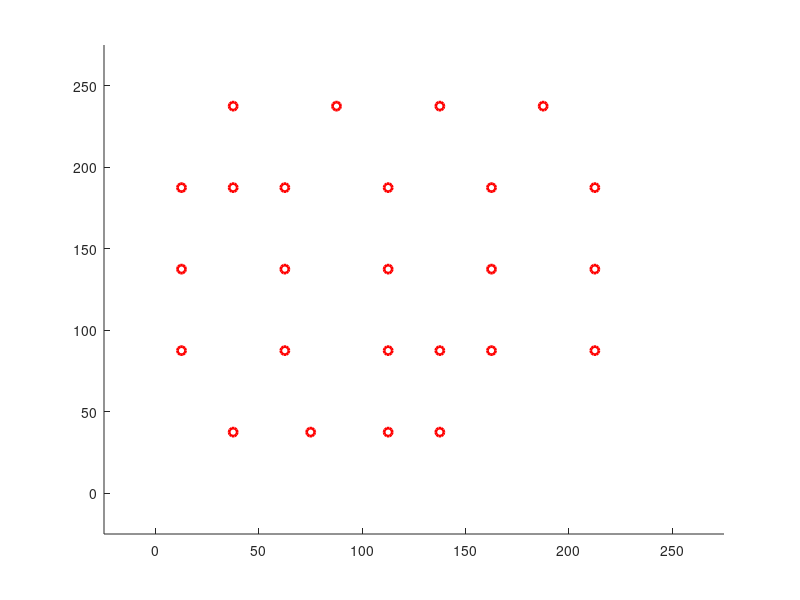

This figure's MATLAB source: (Note: this script raises an error after producing the figure.)
%% Variable Setup
grid_size = [10 10];
grid_w = 25;
max_step = 20000;
tol_wp = 20;
tol_transform = pi/50;
Dy_angv_transform = pi/8;
tol_heading = pi/7;

cvg_sample_side = [20 20];

Algorithm = 'square_waypoint';
Serial_port = 'COM12';
baudrate = 9600;

is_heading_correction = false;
is_coverage_map = false;
is_calculate_coverage = true;
is_wp_disappear_upon_reach = true;
is_grid_on = true;
is_xbee_on = false;
is_fixed_offset = true;
is_streaming_on = false;


fixed_offset = [37.5-17.7 37.5-12.9];
starting_grid = [1 2];
robot_weight = [1.5 1.5 1.5 1.5];
robot_Form = 1;

time_interval = 50;

max_pos_initialize = 5;

%% Variable initialization


heading = zeros(4, max_step);
heading(:, 1) = [0 0 pi pi];

time_pause = time_interval/100;

pos_uwb_offset = [0 0];
pos_uwb_raw =  zeros(2, max_step);
pos_uwb = zeros(2, max_step);

pos_center = zeros(4, 2, max_step);

if (is_streaming_on)
    pos_uwb_offset = fixed_offset;
end


prev_char_command = 'S';

Grid_setup = zeros(grid_size(1),  grid_size(2));
Grid_current =  zeros(grid_size(1),  grid_size(2), max_step);
Grid_visited =  zeros(grid_size(1),  grid_size(2), max_step);

Dy_force = zeros(4, 2, max_step);
Dy_a = zeros(4, 2, max_step);
Dy_v = zeros(4, 2, max_step);

Wp = [];
wp_current = 1;
Circle_Wp = [];

is_rotating = false;

Line_Robot = [];
Line_Robot_area = [];
Line_Border = [];
loc_center = [0 0];

RobotShapes = [0 0 0 0 ;
                        0 0 pi pi;
                        0 0 0 -pi;
                        -pi 0 0 0;
                        -pi 0 0 -pi;
                        -pi/2 0 pi 0;
                        -pi/2 0 pi pi/2];
                    
char_command = '';
Cvg = [];
count_cvg_point = 0;
cvg_sample_w = grid_w*[grid_size(1)/cvg_sample_side(1) grid_size(2)/cvg_sample_side(2)];
grid_dhw = sqrt(2) / 2 * grid_w;

count_pos_initialize = 0;
is_pos_initialized = false;
pos_initial = [];

if (is_xbee_on)
    delete(instrfindall);
    arduino = serial(Serial_port,'BaudRate',baudrate);
    fopen(arduino);
end

for idxx = 1:(cvg_sample_side(2)+1)
    for idxy = 1:(cvg_sample_side(1)+1)
        Cvg = [Cvg; cvg_sample_w(1)*(idxy-1) cvg_sample_w(2)*(idxx-1) 0];
    end
end

    for idx = 1: 10
        if (idx == 1)
                Wp = [Wp; 1.5*grid_w  (idx+0.5)*grid_w 2];
                Wp = [Wp; (1.5+(grid_size(2)-4)*1/4.0)*grid_w  (idx+0.5)*grid_w 2];
                Wp = [Wp; (1.5+(grid_size(2)-4)*2/4.0)*grid_w  (idx+0.5)*grid_w 2];
        end
        if (idx == 2)
            Wp = [Wp; (grid_size(2) - 4.5)*grid_w  1.5*grid_w 2];
        end
        
        if (idx == 3)
            Wp = [Wp; (grid_size(2) - 4.5)*grid_w  3.5*grid_w 2];
        end
        
        if (idx == 4 || idx == 6)
            Wp = [Wp; (grid_size(2) - 1.5)*grid_w (idx*2-4.5)*grid_w 2];
            Wp = [Wp; (grid_size(2) - 1.5 - (grid_size(2)-2)*1/4.0)*grid_w  (idx*2-4.5)*grid_w 2];
            Wp = [Wp; (grid_size(2) - 1.5 - (grid_size(2)-2)*2/4.0)*grid_w  (idx*2-4.5)*grid_w 2];
            Wp = [Wp; (grid_size(2) - 1.5 - (grid_size(2)-2)*3/4.0)*grid_w  (idx*2-4.5)*grid_w 2];
            Wp = [Wp; (grid_size(2) - 1.5 - (grid_size(2)-2)*4/4.0)*grid_w  (idx*2-4.5)*grid_w 2];
        end
        
        if (idx == 5)
            Wp = [Wp; (grid_size(2) - 1.5 - (grid_size(2)-2)*4/4.0)*grid_w  (idx*2-4.5)*grid_w 2];
            Wp = [Wp; (grid_size(2) - 1.5 - (grid_size(2)-2)*3/4.0)*grid_w  (idx*2-4.5)*grid_w 2];
            Wp = [Wp; (grid_size(2) - 1.5 - (grid_size(2)-2)*2/4.0)*grid_w  (idx*2-4.5)*grid_w 2];
            Wp = [Wp; (grid_size(2) - 1.5 - (grid_size(2)-2)*1/4.0)*grid_w  (idx*2-4.5)*grid_w 2];
            Wp = [Wp; (grid_size(2) - 1.5)*grid_w (idx*2-4.5)*grid_w 2];
        end
        
        if (idx == 6)
            Wp = [Wp; 1.5*grid_w 7.5*grid_w 2];
        end
        
        if (idx == 7)
            Wp = [Wp; 1.5*grid_w 9.5*grid_w 2];
            Wp = [Wp; 3.5*grid_w 9.5*grid_w 2];
            Wp = [Wp; 5.5*grid_w 9.5*grid_w 2];
            Wp = [Wp; 7.5*grid_w 9.5*grid_w 2];
        end
    end

%% DRAW MAP
figure(1)
axis([-grid_w grid_w*(grid_size(1)+1) -grid_w grid_w*(grid_size(2)+1)])
hold on

 % Draw Waypoints
for idx = 1: size(Wp,1)
    Circle_Wp(idx) = plot(Wp(idx, 1), Wp(idx, 2),'Color', 'r', 'LineWidth', 2, 'Marker', 'o');
end
txt_endLine = [0 0];
txt_endLine_last = [0 0];

%% Square Waypoint  (SW)

if ( strcmp( Algorithm, 'square_waypoint'))
    
    % Algorithm Setup
    occup_start = [2 1; 1 1; 1 2; 2 2];
    
    for idx = 1: 4
        Grid_current( occup_start( idx, 1), occup_start( idx, 2), 1) = idx ;
        Grid_visited( occup_start( idx, 1), occup_start( idx, 2), 1) = 1;
    end 
    pos_uwb_raw(:, 1) = pos_uwb_offset;
    pos_uwb(:, 1) = pos_uwb_raw(:, 1);

    % Algorithm Main Loop
    for step = 1:max_step
        
        % Pause function
        pause(time_pause);
           
        % Robot Dynamics
        
        %for robidx = 1:4
        %Dy_v(:, :, step) = robotMovement(char_command, heading, 2);
            %Dy_force(robidx, :, step) = (Wp(wp_current, :) - pos_uwb(:,step).') / 250;
            %Dy_a(robidx, :, step) = Dy_force(robidx, :, step)  / robot_weight(robidx);
            %Dy_v(robidx, :, step+1) = Dy_v(robidx, :, step) + Dy_a(robidx, :, step) * time_interval;
        %end
       
        %pos_uwb(:, step)  
        %Wp(wp_current, :) 
        %norm(pos_uwb(:, step) - Wp(wp_current, :))

        
        % streaming input
        
        if (is_streaming_on)
            
            fid = fopen('C:\Marvelmind\dashboard\logs\TestLog.txt','rt');
            txt_Streaming = textscan(fid, '%f %f %f %f %f %f %f %f %f %f %f %f %f %f %f', 'delimiter', ',','collectoutput',true...
                  , 'HeaderLines', 3);
            txt_Streaming=txt_Streaming{1};
            fclose(fid);
            txt_rows=size(txt_Streaming,1);
            txt_endLine = txt_Streaming(end, 5:6);
            %txt_endLine = [txt_endLine(1)*100  txt_endLine(2)*100] - pos_uwb_offset;
            if (is_fixed_offset) 
                txt_endLine;
                txt_endLine = txt_endLine*100 + fixed_offset;
            end
            if (~is_pos_initialized && (txt_endLine(1) ~= 0 &&  ~isnan(txt_endLine(1))  &&  txt_endLine(2) ~= 0 &&  ~isnan(txt_endLine(2))))
                if (txt_endLine(1) < 1000 && txt_endLine(2) < 1000)
                    count_pos_initialize = count_pos_initialize+1;
                    pos_initial = [pos_initial; txt_endLine];
                    if count_pos_initialize >= max_pos_initialize
                        txt_endLine_last = mean(pos_initial);
                        is_pos_initialized = true;
                        disp('Position initialized!');
                        pos_uwb_offset = txt_endLine_last - starting_grid * grid_w;
                        txt_endLine_last = starting_grid * grid_w;
                    end
                    pos_uwb(:, step+1) = pos_uwb(:, step);
                end
            elseif  (is_pos_initialized && txt_endLine(1) ~= 0 &&  ~isnan(txt_endLine(1))  &&  txt_endLine(2) ~= 0 &&  ~isnan(txt_endLine(2)) )
                if (txt_endLine_last(1) ~= txt_endLine(1) || txt_endLine_last(2) ~= txt_endLine(2)) 
                    %txt_endLine_last
                    %txt_endLine
                    if norm(txt_endLine_last - txt_endLine) < 50
                        line([txt_endLine_last(1) txt_endLine(1)], [txt_endLine_last(2) txt_endLine(2)]);
                        txt_endLine_last = txt_endLine;
                        pos_uwb(:, step+1) = txt_endLine_last.'*0.8 + 0.2*pos_uwb(:, step);
                    else
                        pos_uwb(:, step+1) = pos_uwb(:, step);
                    end
                else
                    pos_uwb(:, step+1) = pos_uwb(:, step);
                end
            else
                 pos_uwb(:, step+1) = pos_uwb(:, step);
            end
        end
        
        if(norm(pos_uwb(:, step).' - Wp(wp_current, 1:2)) < tol_wp )
            if (is_wp_disappear_upon_reach)
                delete(Circle_Wp(wp_current));
            end
            wp_current = wp_current + 1;
        end
        
        is_require_transform = false;
        for rbtidx = 1:4
            if abs(heading(rbtidx) - RobotShapes(Wp(wp_current, 3),rbtidx)) > tol_transform
                is_require_transform = true;
            end
        end
        
        if (robot_Form ~= Wp(wp_current, 3) && is_require_transform)
            is_transforming = true;
        else 
            robot_Form = Wp(wp_current, 3);
            is_transforming = false;
        end
        
        if (~is_pos_initialized && is_streaming_on)
            pos_uwb(:, step+1) = pos_uwb(:, step);
        elseif (is_transforming)
            heading = robotTransformation(Wp(wp_current, 3), heading, RobotShapes, tol_transform, Dy_angv_transform);
            pos_uwb(:, step+1) = pos_uwb(:, step);
        elseif (heading(2) > tol_heading && is_heading_correction ) 
            [Dy_v(:, :, step), heading] = robotMovement('l', heading, 0);
            pos_uwb(:, step+1) = pos_uwb(:, step);
        elseif (heading(2) < - tol_heading && is_heading_correction) 
            [Dy_v(:, :, step), heading]  = robotMovement('r', heading, 0);
            pos_uwb(:, step+1) = pos_uwb(:, step);
        else
            %TODO: U
             if abs(Wp(wp_current, 1) - pos_uwb(1,step)) > abs(Wp(wp_current, 2) - pos_uwb(2,step)) 
                if Wp(wp_current, 1) - pos_uwb(1, step) > 0
                    char_command = 'R';
                else
                    char_command = 'L';
                end
            else
                if Wp(wp_current, 2) - pos_uwb(2,step) > 0
                    char_command = 'F';
                else
                    char_command = 'B';
                end
             end
            
            %[Dy_v(:, :, step), heading]  = robotMovement(char_command, heading, 2);
            
            if (~is_streaming_on)
                [Dy_v(:, :, step), heading]  = robotMovement(char_command, heading, 2);
                pos_uwb(:, step+1) = Dy_v(2, :, step).' * time_interval+...
                                            0.2* (pos_uwb(:, step) + rand * 10 - 5) + 0.8* pos_uwb(:, step);
            end
            
            %pos_uwb(:, step+1) = Dy_v(2, :, step).' * time_interval+...
           %                                 0.2* (pos_uwb(:, step) + rand * 10 - 5) + 0.8* pos_uwb(:, step);
           % for rbtidx = 1:4
           %     heading(rbtidx) = 0.6 * heading(rbtidx) + 0.4 * (rand - 0.5) * 0.1 ;
           % end
           %heading(2) = 0.6 * heading(2) + 0.4 * (rand - 0.5)  ;
           %heading(1) = heading(2);
           %heading(3) = heading(2);
           %heading(4) = heading(2);
        end
        
        %pos_uwb(:, step)
        % Robot Commands
        %char_command
        
        char_command
        
        if (is_xbee_on)
            if (char_command~= char(prev_char_command))
                writedata = char(char_command);
                fwrite(arduino,writedata,'char');
                disp('sending:' + char_command);
                prev_char_command = char_command;
            end
        end
        %readData = fscanf(arduino, '%c', 1)
        
        
        % update uwb here
        %pos_uwb(1, step+1) = pos_uwb(1, step) + (1+ 0.1* step)* sin(step / 5);
        %pos_uwb(2, step+1) = pos_uwb(2, step) + (1+ 0.08* step)* cos(step / 5);
        
        % calibrate pos here
        pos_x = pos_uwb(1,step);
        pos_nx = pos_uwb(1, step+1);
        pos_y = pos_uwb(2,step);
        pos_ny = pos_uwb(2, step+1);
        
        
        % remove previous robot line plot
        if (~isempty(Line_Robot))
            delete(Line_Robot)
        end
        Line_Robot = [];
        Line_Border = [];
        
        % Draw Robot
        
        pos_center(2,:, step) = [pos_x pos_y];
        pos_center(1,:, step) =  pos_center(2,:,step) + grid_dhw* ...
                                   [sin(pi/4 - heading(2))-cos(pi/4 - heading(1)) ...
                                    -cos(pi/4 - heading(2))-sin(pi/4 - heading(1))];
        pos_center(3,:, step) =  pos_center(2,:,step) + grid_dhw* ...
                                   [cos(pi/4 - heading(2))+sin(heading(3) - pi/4) ...
                                    sin(pi/4 - heading(2))+cos(heading(3) - pi/4)];
        pos_center(4,:, step) =  pos_center(3,:,step) + grid_dhw* ...
                                   [sin(-pi/4 + heading(3))+sin(pi/4 + heading(4)) ...
                                    cos(-pi/4 + heading(3))+cos(pi/4 + heading(4))]; 
        
        pos_center(2,:, step+1) = [pos_nx pos_ny];
        pos_center(1,:, step+1) =  pos_center(2,:, step+1) + grid_dhw* ...
                                   [sin(pi/4 - heading(2))-cos(pi/4 - heading(1)) ...
                                    -cos(pi/4 - heading(2))-sin(pi/4 - heading(1))];
        pos_center(3,:, step+1) =  pos_center(2,:, step+1) + grid_dhw* ...
                                   [cos(pi/4 - heading(2))+sin(heading(3) - pi/4) ...
                                    sin(pi/4 - heading(2))+cos(heading(3) - pi/4)];
        pos_center(4,:, step+1) =  pos_center(3,:,step+1)  + grid_dhw* ...
                                   [sin(-pi/4 + heading(3))+sin(pi/4 + heading(4)) ...
                                    cos(-pi/4 + heading(3))+cos(pi/4 + heading(4))]; 
        

        
        % plot robot BG
        if (is_coverage_map == 1)
            for robidx = 1:4
            Line_Robot(robidx,1) = line([pos_center(robidx, 1, step)+grid_dhw*cos(pi/4 - heading(robidx)) ...
                                                     pos_center(robidx, 1, step)+grid_dhw*sin(pi/4 - heading(robidx))], ...
                                                    [pos_center(robidx, 2, step)+grid_dhw*sin(pi/4 -  heading(robidx)) ...
                                                     pos_center(robidx, 2, step)+grid_dhw*-cos(pi/4 -  heading(robidx))], 'Color', 'yellow', 'LineWidth', 2);
            Line_Robot(robidx,2) = line([pos_center(robidx, 1, step)+grid_dhw*cos(pi/4 -  heading(robidx))... 
                                                     pos_center(robidx, 1, step)+grid_dhw*-sin(pi/4 -  heading(robidx))], ...
                                                    [ pos_center(robidx, 2, step)+grid_dhw*sin(pi/4 -  heading(robidx))...
                                                      pos_center(robidx, 2, step)+grid_dhw*cos(pi/4 -  heading(robidx))], 'Color', 'yellow', 'LineWidth', 2);
            Line_Robot(robidx,3) = line([pos_center(robidx, 1, step)+grid_dhw*-cos(pi/4 -  heading(robidx)) ...
                                                     pos_center(robidx, 1, step)+grid_dhw*-sin(pi/4 -  heading(robidx))], ...
                                                    [ pos_center(robidx, 2, step)+grid_dhw*-sin(pi/4 -  heading(robidx)) ...
                                                      pos_center(robidx, 2, step)+grid_dhw*cos(pi/4 -  heading(robidx))], 'Color', 'yellow', 'LineWidth', 2);
            Line_Robot(robidx,4) = line([pos_center(robidx, 1, step)+grid_dhw*-cos(pi/4 -  heading(robidx)) ...
                                                     pos_center(robidx, 1, step)+grid_dhw*sin(pi/4 -  heading(robidx))], ...
                                                    [ pos_center(robidx, 2, step)+grid_dhw*-sin(pi/4 -  heading(robidx))...
                                                      pos_center(robidx, 2, step)+grid_dhw*-cos(pi/4 -  heading(robidx))], 'Color', 'yellow', 'LineWidth', 2);
        
             end
        end
            
        % Draw Outer Border
        Line_Border(1) = line([0 0], [0 grid_w*grid_size(1)], 'Color', 'black', 'LineWidth', 2);
        Line_Border(2) =line([0 grid_w*grid_size(2)], [0 0], 'Color', 'black', 'LineWidth', 2);
        Line_Border(3) =line([grid_w*grid_size(2) grid_w*grid_size(1)], [0 grid_w*grid_size(1)], 'Color', 'black', 'LineWidth', 2);
        Line_Border(4) =line([grid_w*grid_size(2) 0], [grid_w*grid_size(2) grid_w*grid_size(1)], 'Color', 'black', 'LineWidth', 2);
        if (is_grid_on)
            for idxx = 1:(grid_size(1) + 1)
                line(grid_w*[(idxx-1) (idxx-1)], grid_w*[0 grid_size(2)], 'Color', 'black', 'LineWidth', 0.5);
            end
            for idxy = 1:(grid_size(2) + 1)
                line(grid_w*[0 grid_size(1)], grid_w*[(idxy-1) (idxy-1)], 'Color', 'black', 'LineWidth', 0.5);
            end
        end
        
        % Draw Robot Outline
        for robidx = 1:4
            %line([pos_center(robidx,1,step) pos_center(robidx,1,step+1)], [pos_center(robidx,2,step) pos_center(robidx,2,step+1)])  
            Line_Robot(robidx,1) = line([pos_center(robidx, 1, step)+grid_dhw*cos(pi/4 - heading(robidx)) ...
                                                     pos_center(robidx, 1, step)+grid_dhw*sin(pi/4 - heading(robidx))], ...
                                                    [pos_center(robidx, 2, step)+grid_dhw*sin(pi/4 -  heading(robidx)) ...
                                                     pos_center(robidx, 2, step)+grid_dhw*-cos(pi/4 -  heading(robidx))], 'Color', 'green', 'LineWidth', 1);
            Line_Robot(robidx,2) = line([pos_center(robidx, 1, step)+grid_dhw*cos(pi/4 -  heading(robidx))... 
                                                     pos_center(robidx, 1, step)+grid_dhw*-sin(pi/4 -  heading(robidx))], ...
                                                    [ pos_center(robidx, 2, step)+grid_dhw*sin(pi/4 -  heading(robidx))...
                                                      pos_center(robidx, 2, step)+grid_dhw*cos(pi/4 -  heading(robidx))], 'Color', 'green', 'LineWidth', 1);
            Line_Robot(robidx,3) = line([pos_center(robidx, 1, step)+grid_dhw*-cos(pi/4 -  heading(robidx)) ...
                                                     pos_center(robidx, 1, step)+grid_dhw*-sin(pi/4 -  heading(robidx))], ...
                                                    [ pos_center(robidx, 2, step)+grid_dhw*-sin(pi/4 -  heading(robidx)) ...
                                                      pos_center(robidx, 2, step)+grid_dhw*cos(pi/4 -  heading(robidx))], 'Color', 'green', 'LineWidth', 1);
            Line_Robot(robidx,4) = line([pos_center(robidx, 1, step)+grid_dhw*-cos(pi/4 -  heading(robidx)) ...
                                                     pos_center(robidx, 1, step)+grid_dhw*sin(pi/4 -  heading(robidx))], ...
                                                    [ pos_center(robidx, 2, step)+grid_dhw*-sin(pi/4 -  heading(robidx))...
                                                      pos_center(robidx, 2, step)+grid_dhw*-cos(pi/4 -  heading(robidx))], 'Color', 'green', 'LineWidth', 1);   
        end
        
        if(is_calculate_coverage)
            for cvg_idx = 1: numel(Cvg(:, 1))
                if (abs(pos_center(2, :, step)-Cvg(cvg_idx, 1:2)) < 2.5*sqrt(2)*grid_w)
                    for robidx = 1:4
                        if (Cvg(cvg_idx, 3) == 0)
                            tri1_x = [pos_center(robidx, 1, step)+grid_dhw*cos(pi/4 - heading(robidx)) ...
                                          pos_center(robidx, 1, step)+grid_dhw*sin(pi/4 - heading(robidx)) ...
                                          Cvg(cvg_idx, 1)];
                            tri1_y = [pos_center(robidx, 2, step)+grid_dhw*sin(pi/4 -  heading(robidx))  ...
                                          pos_center(robidx, 2, step)+grid_dhw*-cos(pi/4 -  heading(robidx)) ...
                                          Cvg(cvg_idx, 2)];
                            area1 = polyarea(tri1_x,tri1_y);
                            tri2_x = [pos_center(robidx, 1, step)+grid_dhw*cos(pi/4 -  heading(robidx)) ...
                                          pos_center(robidx, 1, step)+grid_dhw*-sin(pi/4 -  heading(robidx)) ...
                                          Cvg(cvg_idx, 1)];
                            tri2_y = [pos_center(robidx, 2, step)+grid_dhw*sin(pi/4 -  heading(robidx))  ...
                                          pos_center(robidx, 2, step)+grid_dhw*cos(pi/4 -  heading(robidx)) ...
                                          Cvg(cvg_idx, 2)];
                            area2 = polyarea(tri1_x,tri1_y);
                            tri3_x = [pos_center(robidx, 1, step)+grid_dhw*-cos(pi/4 -  heading(robidx)) ...
                                          pos_center(robidx, 1, step)+grid_dhw*-sin(pi/4 - heading(robidx)) ...
                                          Cvg(cvg_idx, 1)];
                            tri3_y = [pos_center(robidx, 2, step)+grid_dhw*-sin(pi/4 -  heading(robidx))  ...
                                          pos_center(robidx, 2, step)+grid_dhw*cos(pi/4 -  heading(robidx)) ...
                                          Cvg(cvg_idx, 2)];
                            area3 = polyarea(tri3_x,tri3_y);
                            tri4_x = [pos_center(robidx, 1, step)+grid_dhw*-cos(pi/4 -  heading(robidx)) ...
                                          pos_center(robidx, 1, step)+grid_dhw*sin(pi/4 -  heading(robidx)) ...
                                          Cvg(cvg_idx, 1)];
                            tri4_y = [pos_center(robidx, 2, step)+grid_dhw*-sin(pi/4 -  heading(robidx)) ...
                                          pos_center(robidx, 2, step)+grid_dhw*-cos(pi/4 -  heading(robidx)) ...
                                          Cvg(cvg_idx, 2)];
                            area4 =  polyarea(tri4_x,tri4_y);
                            if area1 + area2 + area3 + area4 <= grid_w* grid_w + 0.1
                                Cvg(cvg_idx,3) = 1;
                                count_cvg_point = count_cvg_point+1;
                            end
                        end
                    end
                end
            end
            count_cvg_point/ numel(Cvg(:, 1));
        end
        % Draw Robot Center
        line([pos_x pos_nx], [pos_y pos_ny])
        
    end
end
